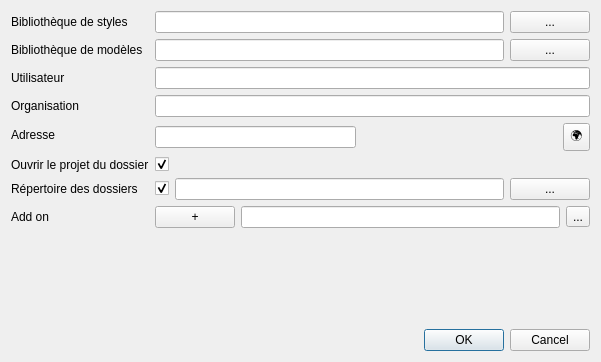
<?xml version="1.0" encoding="UTF-8"?>
<ui version="4.0">
 <class>GlobalSettingsDialog</class>
 <widget class="QDialog" name="GlobalSettingsDialog">
  <property name="geometry">
   <rect>
    <x>0</x>
    <y>0</y>
    <width>601</width>
    <height>362</height>
   </rect>
  </property>
  <property name="windowTitle">
   <string>Paramétrage général</string>
  </property>
  <layout class="QVBoxLayout" name="rootLayout">
   <item>
    <layout class="QFormLayout" name="formLayout">
     <item row="0" column="0">
      <widget class="QLabel" name="label_style">
       <property name="text">
        <string>Bibliothèque de styles</string>
       </property>
      </widget>
     </item>
     <item row="0" column="1">
      <layout class="QHBoxLayout">
       <item>
        <widget class="QLineEdit" name="stylesInput"/>
       </item>
       <item>
        <widget class="QPushButton" name="stylesButton">
         <property name="toolTip">
          <string>Open a style folder</string>
         </property>
         <property name="text">
          <string>...</string>
         </property>
        </widget>
       </item>
      </layout>
     </item>
     <item row="1" column="0">
      <widget class="QLabel" name="label_models">
       <property name="text">
        <string>Bibliothèque de modèles</string>
       </property>
      </widget>
     </item>
     <item row="1" column="1">
      <layout class="QHBoxLayout">
       <item>
        <widget class="QLineEdit" name="modelsInput"/>
       </item>
       <item>
        <widget class="QPushButton" name="modelsButton">
         <property name="toolTip">
          <string>Open a models folder</string>
         </property>
         <property name="text">
          <string>...</string>
         </property>
        </widget>
       </item>
      </layout>
     </item>
     <item row="2" column="0">
      <widget class="QLabel" name="label_user">
       <property name="text">
        <string>Utilisateur</string>
       </property>
      </widget>
     </item>
     <item row="2" column="1">
      <widget class="QLineEdit" name="userInput"/>
     </item>
     <item row="3" column="0">
      <widget class="QLabel" name="label">
       <property name="text">
        <string>Organisation</string>
       </property>
      </widget>
     </item>
     <item row="3" column="1">
      <widget class="QLineEdit" name="orga"/>
     </item>
     <item row="4" column="0">
      <widget class="QLabel" name="label_2">
       <property name="text">
        <string>Adresse</string>
       </property>
      </widget>
     </item>
     <item row="4" column="1">
      <layout class="QHBoxLayout">
       <item>
        <widget class="QLineEdit" name="adress"/>
       </item>
       <item>
        <spacer name="horizontalSpacer">
         <property name="orientation">
          <enum>Qt::Horizontal</enum>
         </property>
         <property name="sizeHint" stdset="0">
          <size>
           <width>20</width>
           <height>20</height>
          </size>
         </property>
        </spacer>
       </item>
       <item>
        <widget class="QToolButton" name="open_maps">
         <property name="toolTip">
          <string>Ouvrir dans Maps</string>
         </property>
         <property name="text">
          <string>🌍</string>
         </property>
        </widget>
       </item>
      </layout>
     </item>
     <item row="5" column="0">
      <widget class="QLabel" name="label_4">
       <property name="text">
        <string>Ouvrir le projet du dossier</string>
       </property>
      </widget>
     </item>
     <item row="5" column="1">
      <widget class="QCheckBox" name="open_project">
       <property name="toolTip">
        <string>Ouvre ou créé un projet QGIS lors du chargement d'un dossier </string>
       </property>
       <property name="text">
        <string/>
       </property>
       <property name="checked">
        <bool>true</bool>
       </property>
      </widget>
     </item>
     <item row="6" column="0">
      <widget class="QLabel" name="label_5">
       <property name="text">
        <string>Répertoire des dossiers</string>
       </property>
      </widget>
     </item>
     <item row="6" column="1">
      <layout class="QHBoxLayout" name="_2">
       <item>
        <widget class="QCheckBox" name="suggest_folder">
         <property name="toolTip">
          <string>Proposer des dossiers de projets en fonction du nom</string>
         </property>
         <property name="text">
          <string/>
         </property>
         <property name="checked">
          <bool>true</bool>
         </property>
        </widget>
       </item>
       <item>
        <widget class="QLineEdit" name="folders_folder">
         <property name="enabled">
          <bool>true</bool>
         </property>
        </widget>
       </item>
       <item>
        <widget class="QPushButton" name="folders_folder_button">
         <property name="toolTip">
          <string>Choisir un répertoire de travail</string>
         </property>
         <property name="text">
          <string>...</string>
         </property>
        </widget>
       </item>
      </layout>
     </item>
     <item row="7" column="0">
      <widget class="QLabel" name="label_6">
       <property name="text">
        <string>Add on </string>
       </property>
      </widget>
     </item>
     <item row="8" column="0">
      <widget class="QLabel" name="label_3">
       <property name="text">
        <string/>
       </property>
      </widget>
     </item>
     <item row="7" column="1">
      <layout class="QHBoxLayout" name="horizontalLayout">
       <item>
        <widget class="QPushButton" name="addon">
         <property name="toolTip">
          <string>Personnalisez QSEQUOIA2</string>
         </property>
         <property name="text">
          <string>+</string>
         </property>
        </widget>
       </item>
       <item>
        <widget class="QLineEdit" name="addon_folder"/>
       </item>
       <item>
        <widget class="QToolButton" name="find_addon_folder">
         <property name="text">
          <string>...</string>
         </property>
        </widget>
       </item>
      </layout>
     </item>
    </layout>
   </item>
   <item>
    <widget class="QDialogButtonBox" name="buttonBox">
     <property name="orientation">
      <enum>Qt::Horizontal</enum>
     </property>
     <property name="standardButtons">
      <set>QDialogButtonBox::Cancel|QDialogButtonBox::Ok</set>
     </property>
    </widget>
   </item>
  </layout>
 </widget>
 <resources/>
 <connections>
  <connection>
   <sender>buttonBox</sender>
   <signal>accepted()</signal>
   <receiver>GlobalSettingsDialog</receiver>
   <slot>accept()</slot>
   <hints>
    <hint type="sourcelabel">
     <x>20</x>
     <y>20</y>
    </hint>
    <hint type="destinationlabel">
     <x>20</x>
     <y>20</y>
    </hint>
   </hints>
  </connection>
  <connection>
   <sender>buttonBox</sender>
   <signal>rejected()</signal>
   <receiver>GlobalSettingsDialog</receiver>
   <slot>reject()</slot>
   <hints>
    <hint type="sourcelabel">
     <x>20</x>
     <y>20</y>
    </hint>
    <hint type="destinationlabel">
     <x>20</x>
     <y>20</y>
    </hint>
   </hints>
  </connection>
 </connections>
</ui>
